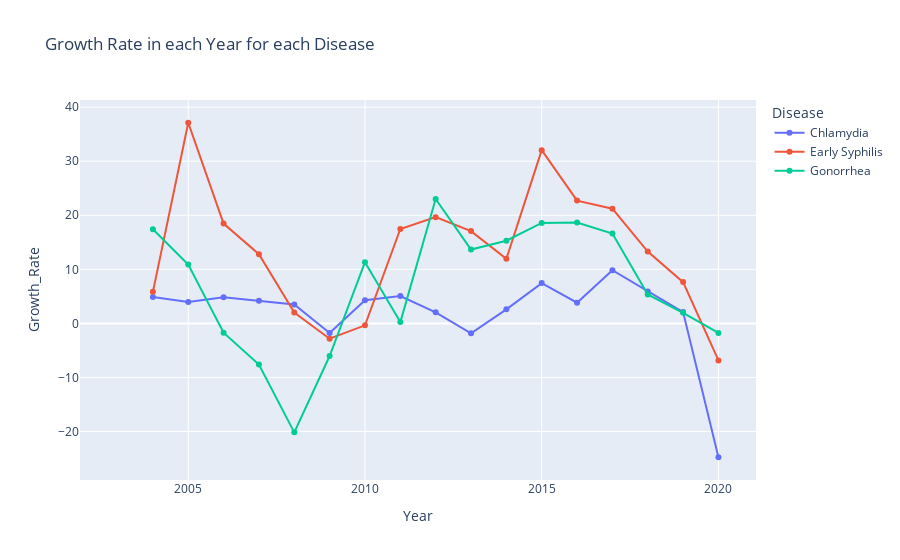

Notebook source saved alongside this figure:
### Code cell
import plotly.express as px

fig = px.line(df_totals_california_s, x="Year", y='Growth_Rate', color='Disease',markers=True, 
              title="Growth Rate in each Year for each Disease")

fig.show()

### Figure 1 — Plotly figure (JSON) as saved in the notebook; plotly's stock layout.template omitted (floating-point values rounded to 4 significant figures)
{"data": [{"hovertemplate": "Disease=Chlamydia<br>Year=%{x}<br>Growth_Rate=%{y}<extra></extra>", "legendgroup": "Chlamydia", "line": {"color": "#636efa", "dash": "solid"}, "marker": {"symbol": "circle"}, "mode": "lines+markers", "name": "Chlamydia", "orientation": "v", "showlegend": true, "type": "scatter", "x": [2003, 2004, 2005, 2006, 2007, 2008, 2009, 2010, 2011, 2012, 2013, 2014, 2015, 2016, 2017, 2018, 2019, 2020], "xaxis": "x", "y": [null, 4.88, 3.944, 4.821, 4.178, 3.512, -1.78, 4.296, 5.068, 2.039, -1.841, 2.591, 7.453, 3.824, 9.832, 5.898, 2.082, -24.77], "yaxis": "y"}, {"hovertemplate": "Disease=Early Syphilis<br>Year=%{x}<br>Growth_Rate=%{y}<extra></extra>", "legendgroup": "Early Syphilis", "line": {"color": "#EF553B", "dash": "solid"}, "marker": {"symbol": "circle"}, "mode": "lines+markers", "name": "Early Syphilis", "orientation": "v", "showlegend": true, "type": "scatter", "x": [2003, 2004, 2005, 2006, 2007, 2008, 2009, 2010, 2011, 2012, 2013, 2014, 2015, 2016, 2017, 2018, 2019, 2020], "xaxis": "x", "y": [null, 5.83, 37.12, 18.46, 12.8, 1.997, -2.834, -0.3598, 17.47, 19.65, 17.07, 11.95, 32.05, 22.71, 21.22, 13.29, 7.633, -6.852], "yaxis": "y"}, {"hovertemplate": "Disease=Gonorrhea<br>Year=%{x}<br>Growth_Rate=%{y}<extra></extra>", "legendgroup": "Gonorrhea", "line": {"color": "#00cc96", "dash": "solid"}, "marker": {"symbol": "circle"}, "mode": "lines+markers", "name": "Gonorrhea", "orientation": "v", "showlegend": true, "type": "scatter", "x": [2003, 2004, 2005, 2006, 2007, 2008, 2009, 2010, 2011, 2012, 2013, 2014, 2015, 2016, 2017, 2018, 2019, 2020], "xaxis": "x", "y": [null, 17.42, 10.89, -1.722, -7.617, -20.16, -6.039, 11.32, 0.2367, 23.01, 13.65, 15.3, 18.58, 18.66, 16.63, 5.355, 1.95, -1.767], "yaxis": "y"}], "layout": {"legend": {"title": {"text": "Disease"}, "tracegroupgap": 0}, "title": {"text": "Growth Rate in each Year for each Disease"}, "xaxis": {"anchor": "y", "domain": [0, 1], "title": {"text": "Year"}}, "yaxis": {"anchor": "x", "domain": [0, 1], "title": {"text": "Growth_Rate"}}}}
